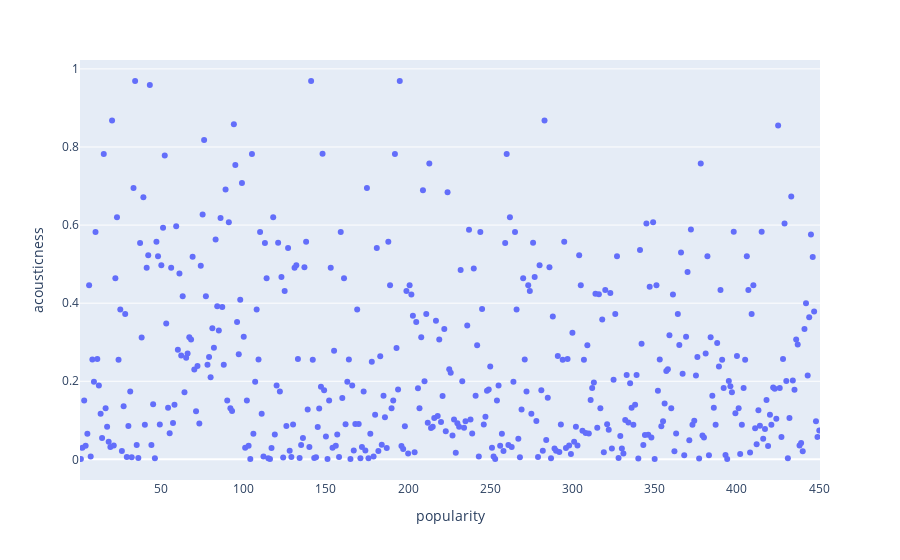

The code cell stored with this chart in its notebook:
### Code cell
px.strip(df, x = 'popularity', y='acousticness')
#qunto menos acustica mais popular

### Figure 1 — Plotly figure (JSON) as saved in the notebook; plotly's stock layout.template omitted (floating-point values rounded to 4 significant figures; data arrays with more than 128 entries replaced by an {"elided": "..."} marker saying what was removed)
{"data": [{"alignmentgroup": "True", "boxpoints": "all", "fillcolor": "rgba(255,255,255,0)", "hoveron": "points", "hovertemplate": "popularity=%{x}<br>acousticness=%{y}<extra></extra>", "legendgroup": "", "line": {"color": "rgba(255,255,255,0)"}, "marker": {"color": "#636efa"}, "name": "", "offsetgroup": "", "orientation": "v", "pointpos": 0, "showlegend": false, "type": "box", "x": {"elided": "450 int values"}, "x0": " ", "xaxis": "x", "y": {"elided": "450 float values"}, "y0": " ", "yaxis": "y"}], "layout": {"boxmode": "group", "legend": {"tracegroupgap": 0}, "margin": {"t": 60}, "xaxis": {"anchor": "y", "domain": [0, 1], "title": {"text": "popularity"}}, "yaxis": {"anchor": "x", "domain": [0, 1], "title": {"text": "acousticness"}}}}
